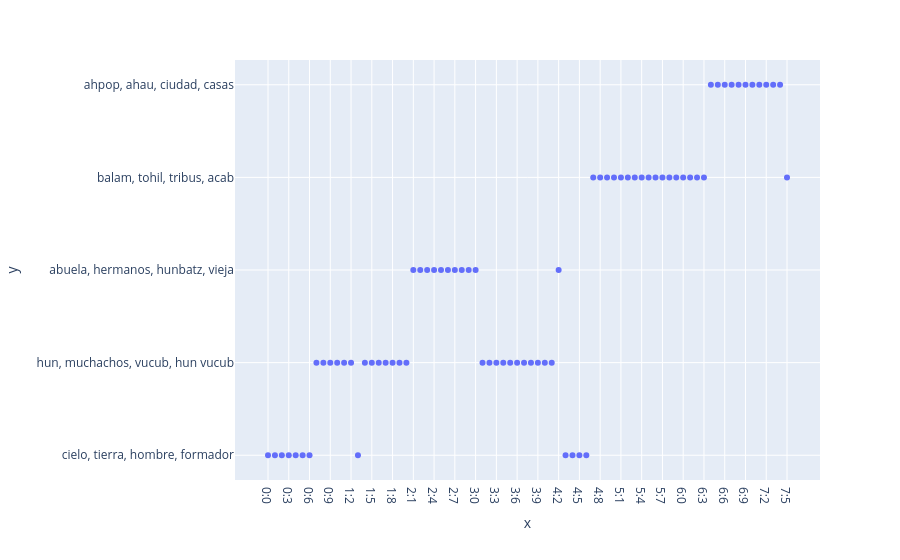

Notebook code cell kept with this figure:
### Code cell
px.scatter(
    x = x_axis_labels, 
    y = [TOPIC.loc[t].top_terms for t in CHUNK.max_topic]
)

### Figure 1 — Plotly figure (JSON) as saved in the notebook; plotly's stock layout.template omitted (floating-point values rounded to 4 significant figures)
{"data": [{"hovertemplate": "x=%{x}<br>y=%{y}<extra></extra>", "legendgroup": "", "marker": {"color": "#636efa", "symbol": "circle"}, "mode": "markers", "name": "", "orientation": "v", "showlegend": false, "type": "scatter", "x": ["0:0", "0:1", "0:2", "0:3", "0:4", "0:5", "0:6", "0:7", "0:8", "0:9", "1:0", "1:1", "1:2", "1:3", "1:4", "1:5", "1:6", "1:7", "1:8", "1:9", "2:0", "2:1", "2:2", "2:3", "2:4", "2:5", "2:6", "2:7", "2:8", "2:9", "3:0", "3:1", "3:2", "3:3", "3:4", "3:5", "3:6", "3:7", "3:8", "3:9", "4:0", "4:1", "4:2", "4:3", "4:4", "4:5", "4:6", "4:7", "4:8", "4:9", "5:0", "5:1", "5:2", "5:3", "5:4", "5:5", "5:6", "5:7", "5:8", "5:9", "6:0", "6:1", "6:2", "6:3", "6:4", "6:5", "6:6", "6:7", "6:8", "6:9", "7:0", "7:1", "7:2", "7:3", "7:4", "7:5"], "xaxis": "x", "y": ["cielo, tierra, hombre, formador", "cielo, tierra, hombre, formador", "cielo, tierra, hombre, formador", "cielo, tierra, hombre, formador", "cielo, tierra, hombre, formador", "cielo, tierra, hombre, formador", "cielo, tierra, hombre, formador", "hun, muchachos, vucub, hun vucub", "hun, muchachos, vucub, hun vucub", "hun, muchachos, vucub, hun vucub", "hun, muchachos, vucub, hun vucub", "hun, muchachos, vucub, hun vucub", "hun, muchachos, vucub, hun vucub", "cielo, tierra, hombre, formador", "hun, muchachos, vucub, hun vucub", "hun, muchachos, vucub, hun vucub", "hun, muchachos, vucub, hun vucub", "hun, muchachos, vucub, hun vucub", "hun, muchachos, vucub, hun vucub", "hun, muchachos, vucub, hun vucub", "hun, muchachos, vucub, hun vucub", "abuela, hermanos, hunbatz, vieja", "abuela, hermanos, hunbatz, vieja", "abuela, hermanos, hunbatz, vieja", "abuela, hermanos, hunbatz, vieja", "abuela, hermanos, hunbatz, vieja", "abuela, hermanos, hunbatz, vieja", "abuela, hermanos, hunbatz, vieja", "abuela, hermanos, hunbatz, vieja", "abuela, hermanos, hunbatz, vieja", "abuela, hermanos, hunbatz, vieja", "hun, muchachos, vucub, hun vucub", "hun, muchachos, vucub, hun vucub", "hun, muchachos, vucub, hun vucub", "hun, muchachos, vucub, hun vucub", "hun, muchachos, vucub, hun vucub", "hun, muchachos, vucub, hun vucub", "hun, muchachos, vucub, hun vucub", "hun, muchachos, vucub, hun vucub", "hun, muchachos, vucub, hun vucub", "hun, muchachos, vucub, hun vucub", "hun, muchachos, vucub, hun vucub", "abuela, hermanos, hunbatz, vieja", "cielo, tierra, hombre, formador", "cielo, tierra, hombre, formador", "cielo, tierra, hombre, formador", "cielo, tierra, hombre, formador", "balam, tohil, tribus, acab", "balam, tohil, tribus, acab", "balam, tohil, tribus, acab", "balam, tohil, tribus, acab", "balam, tohil, tribus, acab", "balam, tohil, tribus, acab", "balam, tohil, tribus, acab", "balam, tohil, tribus, acab", "balam, tohil, tribus, acab", "balam, tohil, tribus, acab", "balam, tohil, tribus, acab", "balam, tohil, tribus, acab", "balam, tohil, tribus, acab", "balam, tohil, tribus, acab", "balam, tohil, tribus, acab", "balam, tohil, tribus, acab", "balam, tohil, tribus, acab", "ahpop, ahau, ciudad, casas", "ahpop, ahau, ciudad, casas", "ahpop, ahau, ciudad, casas", "ahpop, ahau, ciudad, casas", "ahpop, ahau, ciudad, casas", "ahpop, ahau, ciudad, casas", "ahpop, ahau, ciudad, casas", "ahpop, ahau, ciudad, casas", "ahpop, ahau, ciudad, casas", "ahpop, ahau, ciudad, casas", "ahpop, ahau, ciudad, casas", "balam, tohil, tribus, acab"], "yaxis": "y"}], "layout": {"autosize": true, "legend": {"tracegroupgap": 0}, "margin": {"t": 60}, "xaxis": {"anchor": "y", "autorange": true, "domain": [0, 1], "range": [-4.613, 79.61], "title": {"text": "x"}, "type": "category"}, "yaxis": {"anchor": "x", "autorange": true, "domain": [0, 1], "range": [-0.3097, 4.31], "title": {"text": "y"}, "type": "category"}}}
